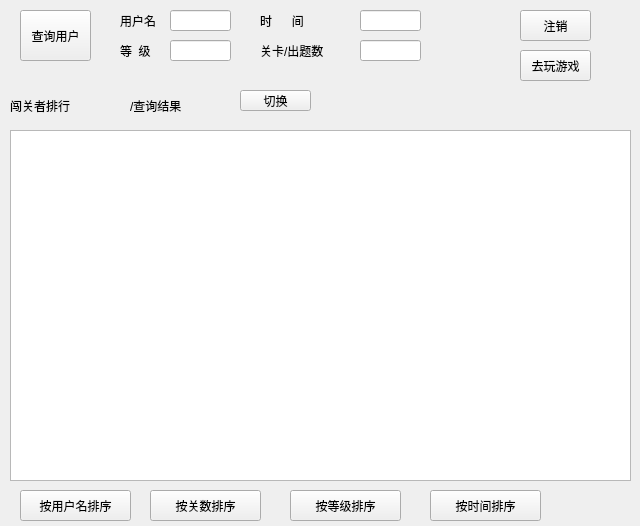
<?xml version="1.0" encoding="UTF-8"?>
<ui version="4.0">
 <class>RankWindow</class>
 <widget class="QWidget" name="RankWindow">
  <property name="geometry">
   <rect>
    <x>0</x>
    <y>0</y>
    <width>640</width>
    <height>526</height>
   </rect>
  </property>
  <property name="windowTitle">
   <string>Form</string>
  </property>
  <widget class="QTableWidget" name="RankTable">
   <property name="geometry">
    <rect>
     <x>10</x>
     <y>130</y>
     <width>621</width>
     <height>351</height>
    </rect>
   </property>
  </widget>
  <widget class="QLabel" name="label_rank">
   <property name="geometry">
    <rect>
     <x>10</x>
     <y>90</y>
     <width>141</width>
     <height>31</height>
    </rect>
   </property>
   <property name="styleSheet">
    <string notr="true">font: 14pt &quot;Adobe Devanagari&quot;;</string>
   </property>
   <property name="text">
    <string>闯关者排行</string>
   </property>
  </widget>
  <widget class="QPushButton" name="Button_switch">
   <property name="geometry">
    <rect>
     <x>240</x>
     <y>90</y>
     <width>71</width>
     <height>21</height>
    </rect>
   </property>
   <property name="text">
    <string>切换</string>
   </property>
  </widget>
  <widget class="QPushButton" name="Button_logout">
   <property name="geometry">
    <rect>
     <x>520</x>
     <y>10</y>
     <width>71</width>
     <height>31</height>
    </rect>
   </property>
   <property name="text">
    <string>注销</string>
   </property>
  </widget>
  <widget class="QPushButton" name="BS_u">
   <property name="geometry">
    <rect>
     <x>20</x>
     <y>490</y>
     <width>111</width>
     <height>31</height>
    </rect>
   </property>
   <property name="text">
    <string>按用户名排序</string>
   </property>
  </widget>
  <widget class="QPushButton" name="BS_s">
   <property name="geometry">
    <rect>
     <x>150</x>
     <y>490</y>
     <width>111</width>
     <height>31</height>
    </rect>
   </property>
   <property name="text">
    <string>按关数排序</string>
   </property>
  </widget>
  <widget class="QPushButton" name="BS_l">
   <property name="geometry">
    <rect>
     <x>290</x>
     <y>490</y>
     <width>111</width>
     <height>31</height>
    </rect>
   </property>
   <property name="text">
    <string>按等级排序</string>
   </property>
  </widget>
  <widget class="QPushButton" name="BS_t">
   <property name="geometry">
    <rect>
     <x>430</x>
     <y>490</y>
     <width>111</width>
     <height>31</height>
    </rect>
   </property>
   <property name="text">
    <string>按时间排序</string>
   </property>
  </widget>
  <widget class="QPushButton" name="Button_game">
   <property name="geometry">
    <rect>
     <x>520</x>
     <y>50</y>
     <width>71</width>
     <height>31</height>
    </rect>
   </property>
   <property name="text">
    <string>去玩游戏</string>
   </property>
  </widget>
  <widget class="QPushButton" name="Button_check">
   <property name="geometry">
    <rect>
     <x>20</x>
     <y>10</y>
     <width>71</width>
     <height>51</height>
    </rect>
   </property>
   <property name="text">
    <string>查询用户</string>
   </property>
  </widget>
  <widget class="QLabel" name="label_rank_2">
   <property name="geometry">
    <rect>
     <x>130</x>
     <y>90</y>
     <width>121</width>
     <height>31</height>
    </rect>
   </property>
   <property name="styleSheet">
    <string notr="true">font: 14pt &quot;Adobe Devanagari&quot;;</string>
   </property>
   <property name="text">
    <string>/查询结果</string>
   </property>
  </widget>
  <widget class="QLabel" name="label">
   <property name="geometry">
    <rect>
     <x>120</x>
     <y>10</y>
     <width>51</width>
     <height>21</height>
    </rect>
   </property>
   <property name="text">
    <string>用户名</string>
   </property>
  </widget>
  <widget class="QLineEdit" name="lineEdit_u">
   <property name="geometry">
    <rect>
     <x>170</x>
     <y>10</y>
     <width>61</width>
     <height>21</height>
    </rect>
   </property>
  </widget>
  <widget class="QLineEdit" name="lineEdit_l">
   <property name="geometry">
    <rect>
     <x>170</x>
     <y>40</y>
     <width>61</width>
     <height>21</height>
    </rect>
   </property>
  </widget>
  <widget class="QLabel" name="label_2">
   <property name="geometry">
    <rect>
     <x>120</x>
     <y>40</y>
     <width>51</width>
     <height>21</height>
    </rect>
   </property>
   <property name="text">
    <string>等  级</string>
   </property>
  </widget>
  <widget class="QLineEdit" name="lineEdit_t">
   <property name="geometry">
    <rect>
     <x>360</x>
     <y>10</y>
     <width>61</width>
     <height>21</height>
    </rect>
   </property>
  </widget>
  <widget class="QLabel" name="label_3">
   <property name="geometry">
    <rect>
     <x>260</x>
     <y>10</y>
     <width>81</width>
     <height>21</height>
    </rect>
   </property>
   <property name="text">
    <string>时      间</string>
   </property>
  </widget>
  <widget class="QLineEdit" name="lineEdit_s">
   <property name="geometry">
    <rect>
     <x>360</x>
     <y>40</y>
     <width>61</width>
     <height>21</height>
    </rect>
   </property>
  </widget>
  <widget class="QLabel" name="label_4">
   <property name="geometry">
    <rect>
     <x>260</x>
     <y>40</y>
     <width>91</width>
     <height>21</height>
    </rect>
   </property>
   <property name="text">
    <string>关卡/出题数</string>
   </property>
  </widget>
 </widget>
 <resources/>
 <connections/>
</ui>
